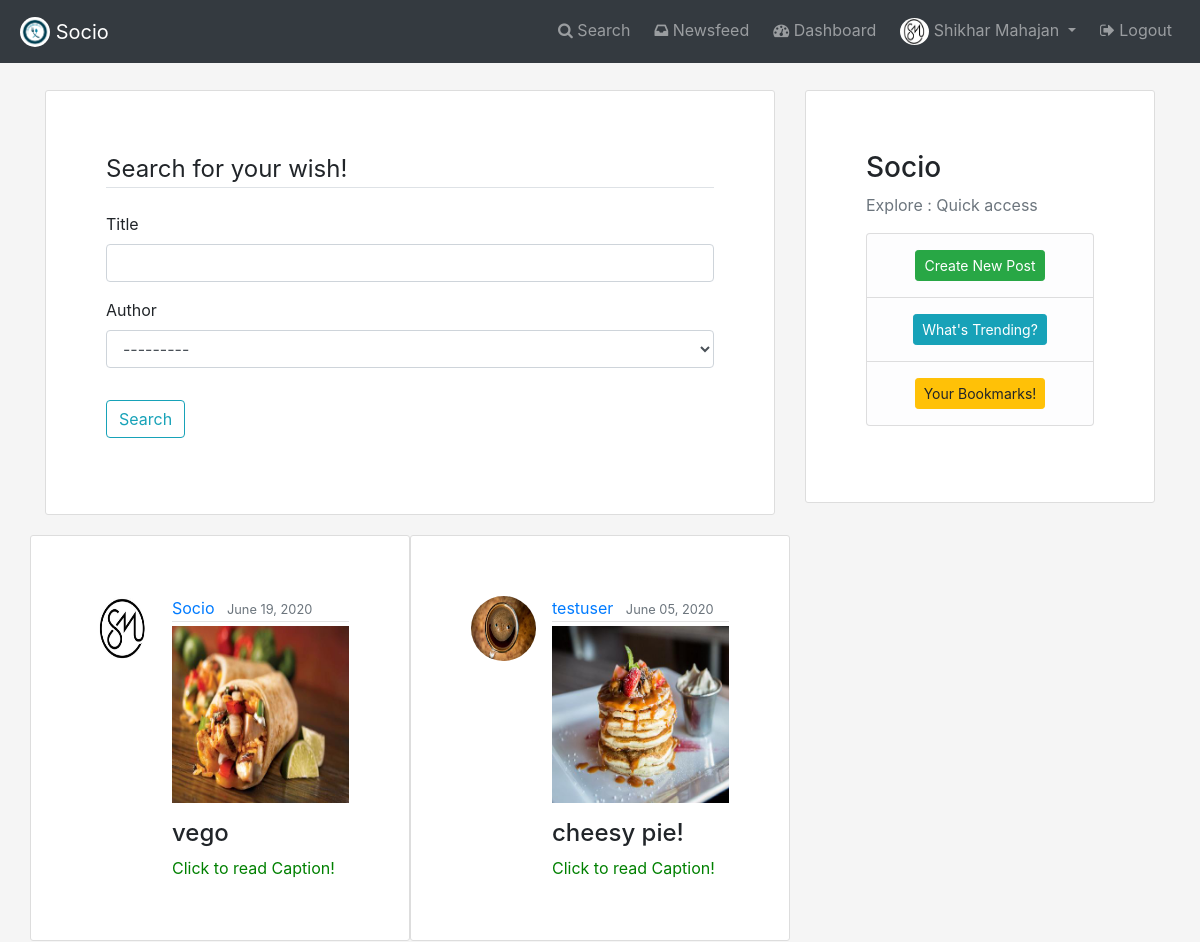
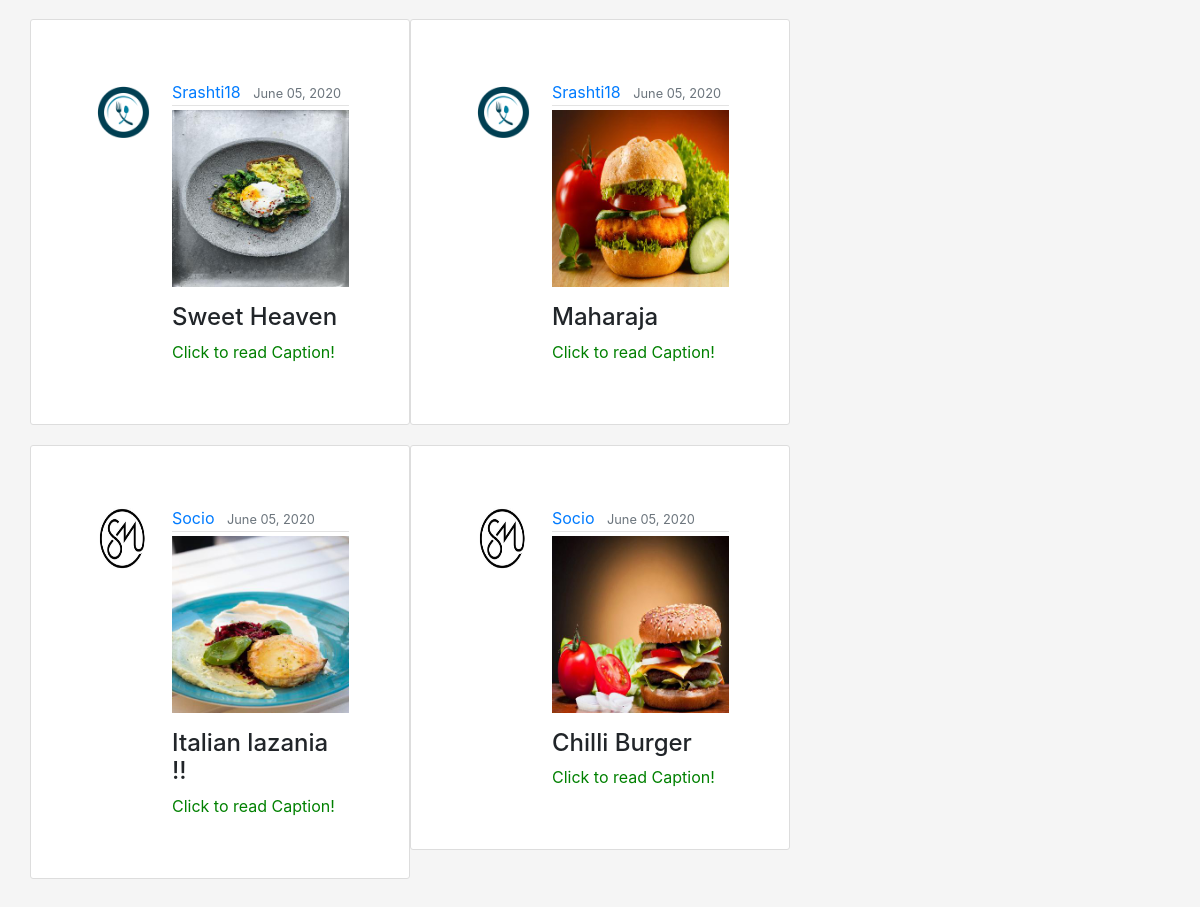
The page /filtered/ (signed in) on the database its author committed (2 pictures, top to bottom).
### socio/models.py (models this page shows, shortened)
class Profile(models.Model):
	user=models.OneToOneField(User, on_delete=models.CASCADE)
	profile_image=models.ImageField(default="default.png",upload_to="profile_pics")

class Post(models.Model):
	image=models.ImageField(default="default_foo.png",upload_to="post_picture")
	title=models.CharField(max_length=100)
	caption=models.TextField()
	link=models.URLField(blank=True,default="")
	likes=models.ManyToManyField(User,related_name='likes',blank=True)
	favorites=models.ManyToManyField(User,related_name='favorites',blank=True)
	date_posted=models.DateTimeField(default=timezone.now)
	author=models.ForeignKey(User , on_delete=models.CASCADE)

### socio/views.py (the view)
# urls.py: path('filtered/', views.filter_list, name='socio-filter'),
@login_required
def filter_list(request):
    f = PostFilter(request.GET, queryset=Post.objects.all().order_by('-date_posted'))
    return render(request, 'socio/filtered.html', {'filter': f,'title':'Search Post in Socio'})

### socio/templates/socio/filtered.html (shortened to what this page needs)
{% extends "socio/base.html" %}
{% load crispy_forms_tags %}
{% block content %}
 <div class="content-section">
        <form action="">
            <fieldset class="form-group">
                <legend class="border-bottom mb-4">Search for your wish!</legend>
                {{ filter.form|crispy }}
            </fieldset>
            <div class="form-group">
                <button class="btn btn-outline-info" type="submit">Search</button>
            </div>
        </form>
 </div>
    {% if filter.qs %}
    {% for obj in filter.qs %}
    {% if forloop.first %}<div class="row">{% endif %}
      <div class="col-sm-6">
      <article class="media content-section row">
            <img class="rounded-circle article-img" src="{{  obj.author.profile.profile_image.url }}">
            <div class="media-body">
              <div class="article-metadata">
                <a class="mr-2" href="#">{{ obj.author }}
                </a>
                <small class="text-muted">{{ obj.date_posted|date:"F d, Y" }}</small>
              </div>
              <img src="{{ obj.image.url }}" class="imgpost" style="width: 100%;height: auto;">
              <h4>{{ obj.title }}</h4>
              <a class="article-title" href="{% url 'post-detail' obj.id %}" style="color: green;">Click to read Caption!</a>
            </div>
  	</article>
    </div>
{% if forloop.counter|divisibleby:2 %}</div><div class="row">{% endif %}
{% if forloop.last %}</div>{% endif %}
	{% endfor %}
	{% else %}
	<article class="media content-section row">
		<div class="media-body">
				<h2> No Post to display!!</h2>
		</div>
	</article>
	{% endif %}
{% endblock %}

### socio/templates/socio/base.html (shortened to what this page needs)
{% load static %}
<!DOCTYPE html>
<html lang="en">
<head>
  <link rel="stylesheet" type="text/css" href="{% static 'socio/base.css'%}">
  <link rel="stylesheet" href="https://stackpath.bootstrapcdn.com/bootstrap/4.5.0/css/bootstrap.min.css"
>
  <link rel="stylesheet" href="https://cdnjs.cloudflare.com/ajax/libs/font-awesome/4.7.0/css/font-awesome.min.css">
</head>
<body style="background: #F5F5F5;">
<nav class="navbar fixed-top navbar-expand-lg navbar-dark bg-dark">
  <a class="navbar-brand nul"
  {% if user.is_authenticated %}
  href="{% url 'socio-feed' %}"
  {% endif %}>
  <img src="/static/images/sociologo.png" width="30" height="30" class="d-inline-block align-top rounded-circle " style="background-color: white" alt="display logo">
  Socio</a>
  <div class="collapse navbar-collapse" id="navbarSupportedContent">
    <ul class="nav navbar-nav navbar-right">
      {% if user.is_authenticated %}
      <li class="nav-item nul">
        <a class="nav-link" href="{% url 'socio-filter' %}"><i class="fa fa-search" aria-hidden="true"></i> Search</a>
      </li>
      <li class="nav-item nul">
        <a class="nav-link" href="{% url 'socio-feed' %}"><i class="fa fa-inbox" aria-hidden="true"></i> Newsfeed</a>
      </li>
      <li class="nav-item nul">
        <a class="nav-link" href="{% url 'socio-dashboard' %}"><i class="fa fa-tachometer" aria-hidden="true"></i> Dashboard</a>
      </li>
      <li class="nav-item dropdown nul">
        <a class="nav-link dropdown-toggle" href="#" id="navbarDropdown" role="button" data-toggle="dropdown" aria-haspopup="true" aria-expanded="false">
          <img src="{{ user.profile.profile_image.url }}" width="29" height="27" class="rounded-circle" alt="display logo">
          {{ user.first_name|capfirst }} {{ user.last_name|capfirst }}
        </a>
        </li>
          <li class="nav-item nul" >
          <a class="nav-link" href="{% url 'logout' %}"><i class="fa fa-sign-out" aria-hidden="true"></i> Logout</a>
        </li>
        {% endif %}
        </ul>
    </div>
</nav>
  <div class="container">
    <div class="row">
    <div class="col-sm-8">
      {% block content %}{% endblock %}
    </div>
    {% if user.is_authenticated %}
    <div class="col-md-4">
          <div class="content-section">
            <h3>Socio</h3>
            <p class='text-muted'>Explore : Quick access
              <ul class="list-group">
                <li class="list-group-item list-group-item-light" style="text-align: center;">
            <a class="btn btn-success btn-sm mt-1 mb-1"
            href="{% url 'post-create'%}">Create New Post</a></li>
                <li class="list-group-item list-group-item-light" style="text-align: center;">
            <a class="btn btn-info btn-sm mt-1 mb-1"
            href="{% url 'socio-trending'%}">What's Trending?</a>
                </li>
                <li class="list-group-item list-group-item-light" style="text-align: center;"><a class="btn btn-warning btn-sm mt-1 mb-1" href="{% url 'socio-bookmark'%}">Your Bookmarks!</a></li>
              </ul>
            </p>
          </div>
        </div>
    </div>
    {% endif %}
    </div>
</body>
</html>

### socio/static/socio/base.css (style rules this page uses)
body { font: 400 15px Lato, sans-serif; line-height: 1.8; }
.container { padding: 90px 60px; }
.imgpost { height: 400px; width: 400px; margin-right: 20px; margin-bottom: 16px; }
.content-section { background: #ffffff; padding-left: 50px; padding: 60px 60px; border: 1px solid #dddddd; border-radius: 3px; margin-bottom: 20px; }
.article-title { color: #444444; }
.article-img { height: 65px; width: 65px; margin-right: 16px; }
.article-metadata { padding-bottom: 1px; margin-bottom: 4px; border-bottom: 1px solid #e3e3e3 }

### socio/templates/socio/base.html (style rules this page uses)
.nul { padding: 2px 4px; }

### rows shown on the page
Post: author.profile.profile_image (picture), author "Socio", date_posted "June 19, 2020", image (picture), title "vego"
Post: author.profile.profile_image (picture), author "testuser", date_posted "June 05, 2020", image (picture), title "cheesy pie!"
Post: author.profile.profile_image (picture), author "Srashti18", date_posted "June 05, 2020", image (picture), title "Sweet Heaven"
Post: author.profile.profile_image (picture), author "Srashti18", date_posted "June 05, 2020", image (picture), title "Maharaja"
Post: author.profile.profile_image (picture), author "Socio", date_posted "June 05, 2020", image (picture), title "Italian lazania !!"
Post: author.profile.profile_image (picture), author "Socio", date_posted "June 05, 2020", image (picture), title "Chilli Burger"

### other values the page prints
{{ user.first_name|capfirst }} "Shikhar"
{{ user.last_name|capfirst }} "Mahajan"
